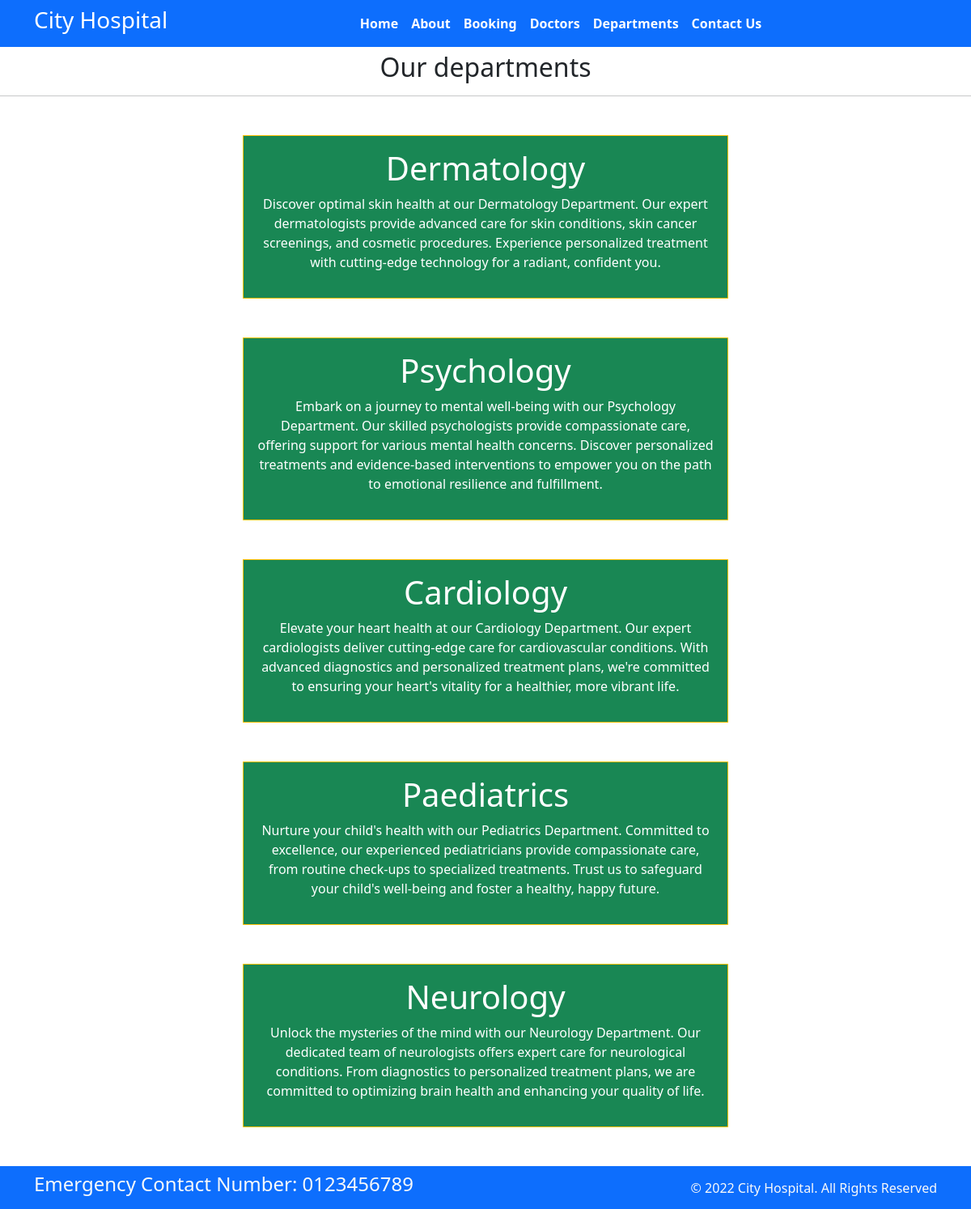
Screenshot of /department with the database file from the repository.
### home/models.py (models this page shows, shortened)
class Departments(models.Model):
    dep_name= models.CharField(max_length=100)
    dep_description=models.TextField()

### home/views.py (the view)
# urls.py: path('department', views.department, name='department')
def department(request):
    dict_dept={
        'dept': Departments.objects.all()
    }
    return render(request,'department.html',dict_dept)

### templates/department.html (shortened to what this page needs)
{% extends 'base.html'%}
{% block content%}
<h2 class="text-center">Our departments</h2>
<hr>
{% for d in dept %}
<div class="mx-auto w-50 bg-success text-center text-white p-3 my-5 border border-warning round">
    <h1>{{d.dep_name}}</h1>
    <p>{{d.dep_description}}</p>
</div>
{% endfor %}
{% endblock%}

### rows the page displays
Departments: dep_name "Dermatology", dep_description "Discover optimal skin health at our Dermatology Department. Our expert dermatologists provide advanced care for skin conditions, skin cancer screenings, and cosmetic procedures. Experience personalized treatment with cutting-edge technology for a radiant, confident you."
Departments: dep_name "Psychology", dep_description "Embark on a journey to mental well-being with our Psychology Department. Our skilled psychologists provide compassionate care, offering support for various mental health concerns. Discover personalized treatments and evidence-based interventions to empower you on the path to emotional resilience and fulfillment."
Departments: dep_name "Cardiology", dep_description "Elevate your heart health at our Cardiology Department. Our expert cardiologists deliver cutting-edge care for cardiovascular conditions. With advanced diagnostics and personalized treatment plans, we're committed to ensuring your heart's vitality for a healthier, more vibrant life."
Departments: dep_name "Paediatrics", dep_description "Nurture your child's health with our Pediatrics Department. Committed to excellence, our experienced pediatricians provide compassionate care, from routine check-ups to specialized treatments. Trust us to safeguard your child's well-being and foster a healthy, happy future."
Departments: dep_name "Neurology", dep_description "Unlock the mysteries of the mind with our Neurology Department. Our dedicated team of neurologists offers expert care for neurological conditions. From diagnostics to personalized treatment plans, we are committed to optimizing brain health and enhancing your quality of life."
